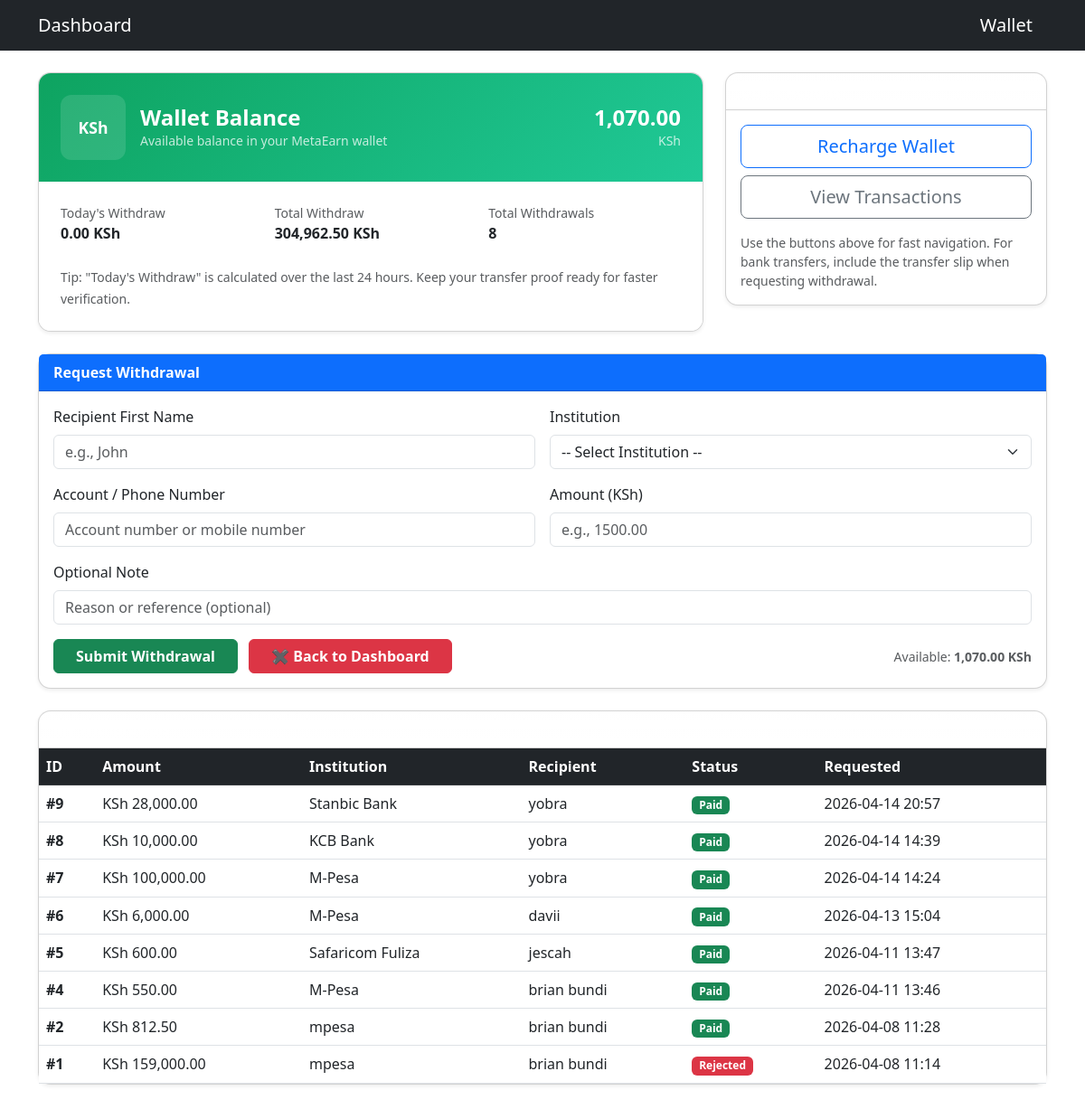
Page /withdraw (signed in) on the earlier database version.
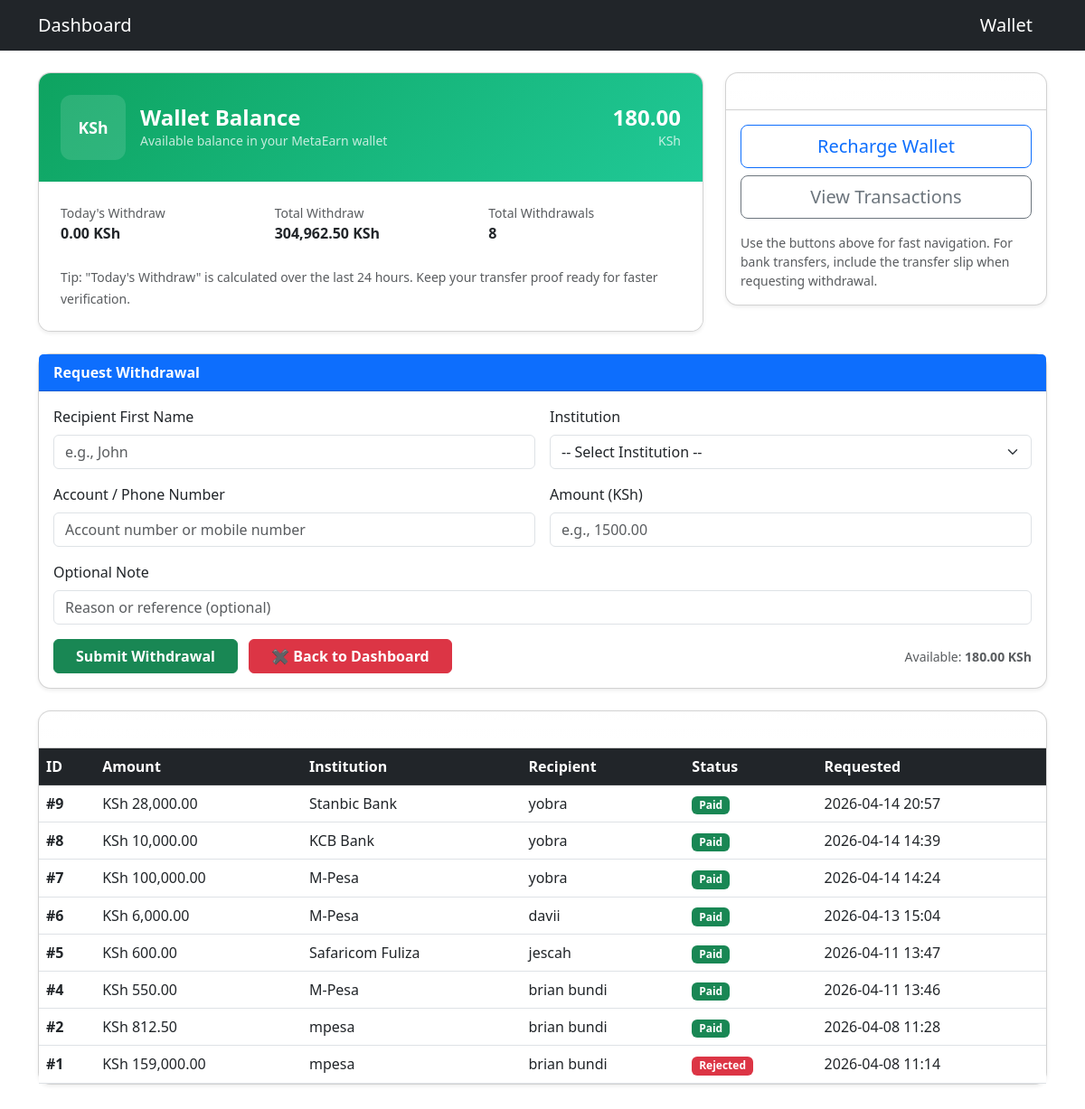
Same page on the later database version.
### models.py (models this page shows, shortened)
class User(db.Model, UserMixin):
    __tablename__ = "user"
    id = db.Column(db.Integer, primary_key=True)
    email = db.Column(db.String(120), unique=True, nullable=False)
    password = db.Column(db.String(200), nullable=False)
    tutorial_seen = db.Column(db.Boolean, default=False)
    wallet_balance = db.Column(db.Float, default=0.0)
    total_views = db.Column(db.Integer, default=0)
    total_earnings = db.Column(db.Float, default=0.0)
    total_withdraw = db.Column(db.Float, default=0.0)
    total_recharge = db.Column(db.Float, default=0.0)
    profile_image = db.Column(db.String(200))
    last_checkin = db.Column(db.DateTime, nullable=True)
    referral_code = db.Column(db.String(20), unique=True, default=lambda: str(uuid.uuid4())[:8])
    referred_by = db.Column(db.Integer, db.ForeignKey("user.id"), nullable=True)
    referrals = db.relationship("User", backref=db.backref("referrer", remote_side=[id]))
    recharges = db.relationship("Recharge", back_populates="user", lazy=True)
    withdrawals = db.relationship("Withdrawal", back_populates="user", lazy=True)
    purchases = db.relationship("Purchase", back_populates="user", lazy=True)

### app.py (the view, shortened to what this page needs)
@app.route('/withdraw', methods=['GET', 'POST'])
@login_required
def withdraw():
    try:
        now = datetime.utcnow()
        last_24h = now - timedelta(hours=24)
        todays_withdraw = db.session.query(
            func.coalesce(func.sum(Withdrawal.amount), 0.0)
        ).filter(
            Withdrawal.user_id == current_user.id,
            Withdrawal.created_at >= last_24h
        ).scalar() or 0.0
        total_withdraw = db.session.query(
            func.coalesce(func.sum(Withdrawal.amount), 0.0)
        ).filter(
            Withdrawal.user_id == current_user.id
        ).scalar() or 0.0
        withdrawals = Withdrawal.query.filter_by(user_id=current_user.id).order_by(Withdrawal.created_at.desc()).all()
        try:
            transactions_url = url_for('transactions')
        except Exception:
            transactions_url = None
        return render_template(
            'withdraw.html',
            current_user=current_user,
            withdrawals=withdrawals,
            todays_withdraw=todays_withdraw,
            total_withdraw=total_withdraw,
            transactions_url=transactions_url
        )
    except Exception as e:
        traceback.print_exc()
        flash('An error occurred while loading withdrawals. Try again later.', 'withdrawal')
        return render_template(
            'withdraw.html',
            current_user=current_user,
            withdrawals=[],
            todays_withdraw=0.0,
            total_withdraw=0.0,
            transactions_url=None
        )

### app.py (called while the page is built)
@login_manager.user_loader
def load_user(user_id):
    return User.query.get(int(user_id))

### templates/withdraw.html (shortened to what the changed rows need)
{% extends "base.html" %}
{% block content %}
<div class="row g-4 mb-4">
  <div class="col-12 col-lg-8">
    <div class="card shadow-sm" style="border-radius:14px; overflow:hidden;">
      <div class="d-flex align-items-center p-4" style="background:linear-gradient(135deg,#0ea360,#20c997); color:#fff;">
        <div class="ms-auto text-end">
          <div class="h4 mb-0 fw-bold">
            {{ '{:,.2f}'.format((current_user.wallet_balance|default(0))|float) }}
          </div>
          <div class="small opacity-75">KSh</div>
        </div>
      </div>
    </div>
  </div>
</div>
<div class="card mb-4 shadow-sm" style="border-radius:14px;">
  <div class="card-body">
    <form id="withdrawForm" method="POST" class="row g-3" novalidate>
      <div class="col-12 d-flex justify-content-between align-items-center">
        <div class="text-end">
          <small class="text-muted">Available: <strong>
            {{ '{:,.2f}'.format((current_user.wallet_balance|default(0))|float) }} KSh
          </strong></small>
        </div>
      </div>
    </form>
  </div>
</div>
<div class="card shadow-sm mb-5" style="border-radius:14px;">
  <div class="card-body p-0">
    <div class="table-responsive" style="max-height:520px; overflow:auto;">
      <table class="table table-hover mb-0 align-middle">
        <thead class="table-dark">
          <tr>
            <th scope="col">ID</th>
            <th scope="col">Amount</th>
            <th scope="col">Institution</th>
            <th scope="col">Recipient</th>
            <th scope="col">Status</th>
            <th scope="col">Requested</th>
          </tr>
        </thead>
      </table>
    </div>
  </div>
</div>
{% endblock %}

Differences in the rows shown:
changed User: wallet_balance "1,070.00" → "180.00"
